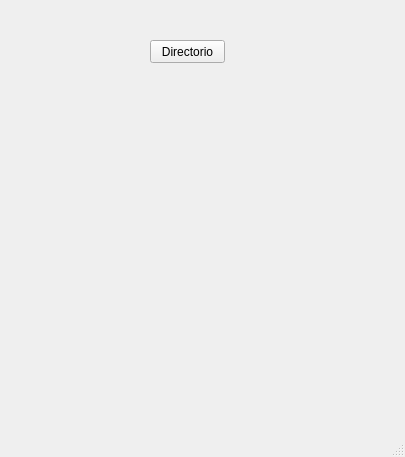
<?xml version="1.0" encoding="UTF-8"?>
<ui version="4.0">
 <class>MainWindow</class>
 <widget class="QMainWindow" name="MainWindow">
  <property name="geometry">
   <rect>
    <x>0</x>
    <y>0</y>
    <width>405</width>
    <height>457</height>
   </rect>
  </property>
  <property name="windowTitle">
   <string>MainWindow</string>
  </property>
  <widget class="QWidget" name="centralwidget">
   <widget class="QPushButton" name="btn_directorio">
    <property name="geometry">
     <rect>
      <x>150</x>
      <y>40</y>
      <width>75</width>
      <height>23</height>
     </rect>
    </property>
    <property name="text">
     <string>Directorio</string>
    </property>
   </widget>
  </widget>
  <widget class="QMenuBar" name="menubar">
   <property name="geometry">
    <rect>
     <x>0</x>
     <y>0</y>
     <width>405</width>
     <height>21</height>
    </rect>
   </property>
  </widget>
  <widget class="QStatusBar" name="statusbar"/>
 </widget>
 <resources/>
 <connections/>
</ui>
